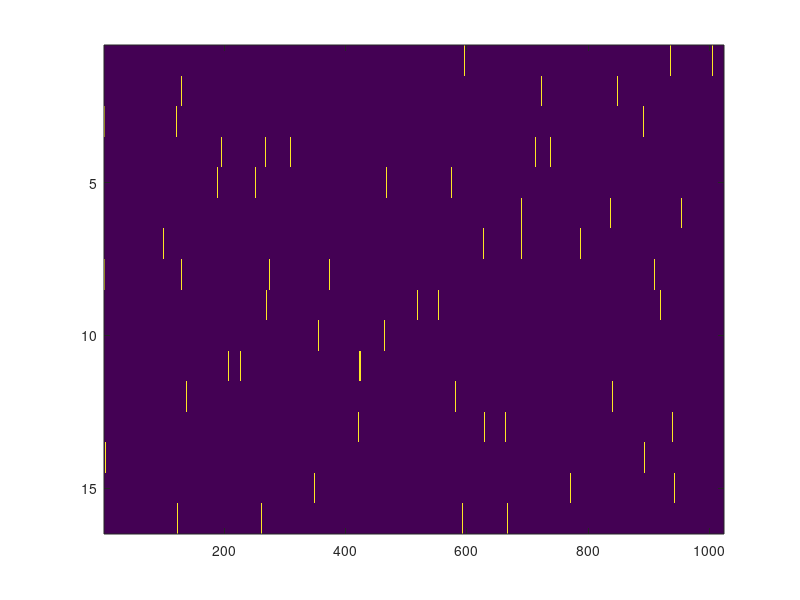

This figure's MATLAB source:
clear;clc;
%% Specify Simulation environment
% DataType = 'Sparse Group';
% DataType = 'Identical Group';
DataType = 'No Group';

P = uint16(16);     % people
N = uint16(1024);   % voxels
M = uint16(64);     % group size
L = uint16(4);      % group space

A = 1:L:(N-M+1);    % group start ind
B = (M):L:N;        % group end ind
K = uint16(length(A));
G = cell(1,K);
for i=1:K
    G{i} = A(i):B(i);
end

J = uint16(64);     % K/J groups will be active
I = idivide(K,J,'floor');

active_groups = uint16(randperm(K,I));

g = cell2mat(G(active_groups));

H = uint16(J/2);     % V/H voxels will be active.
g_set = unique(g);
V = uint16(length(g_set));
W = idivide(V,H,'floor');

%% Define Data
X = zeros(P,N);
active_voxels = zeros(P,W);

switch DataType
    case 'Sparse Group'    
        for i=1:P;
            temp = uint16(randperm(V,W));
            active_voxels(i,:) = g_set(temp);
            X(i,active_voxels(i,:)) = 1;
        end
        
    case 'No Group'
        for i=1:P
            temp = uint16(randperm(N,W));
            active_voxels(i,:) = temp;
            X(i,active_voxels(i,:)) = 1;
        end
        
    case 'Identical Group'
        temp = uint16(randperm(V,W));
        for i=1:P
            active_voxels(i,:) = temp;
            X(i,active_voxels(i,:)) = 1;
        end  
end
imagesc(X)





% In citing MALSAR in your papers, you can use the following:
% [Zhou 2012] J. Zhou, J. Chen and J. Ye. MALSAR: Multi-tAsk Learning via 
%     StructurAl Regularization. Arizona State University, 2012. 
%     http://www.public.asu.edu/~jye02/Software/MALSAR.
% 
% If you use LaTeX, you can download the BibTex entry: 
%     http://www.public.asu.edu/~jye02/Software/MALSAR/citation.bib.
% 
% The MALSAR software project has been supported by research grants from 
% the National Science Foundation (NSF). 